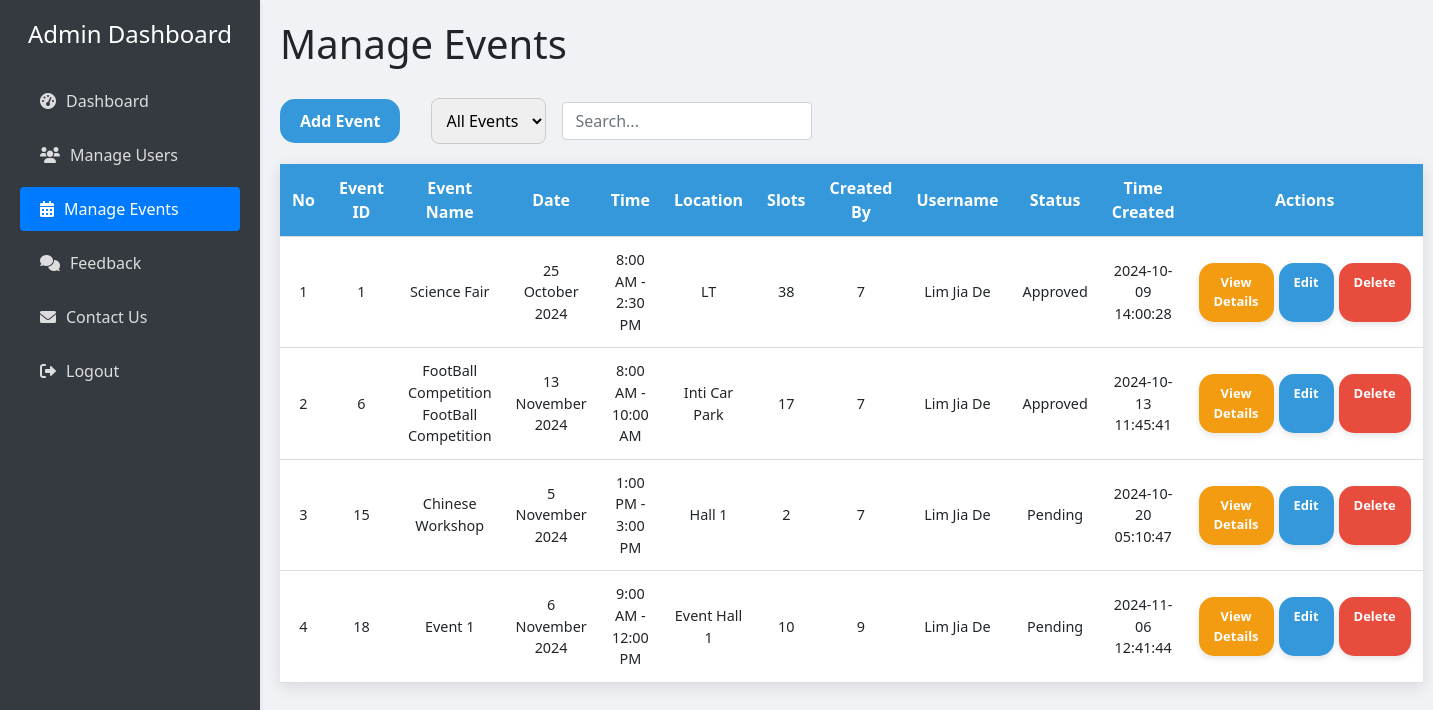
Before: /admin/admin_manage_event.php (signed in) with the older database file.
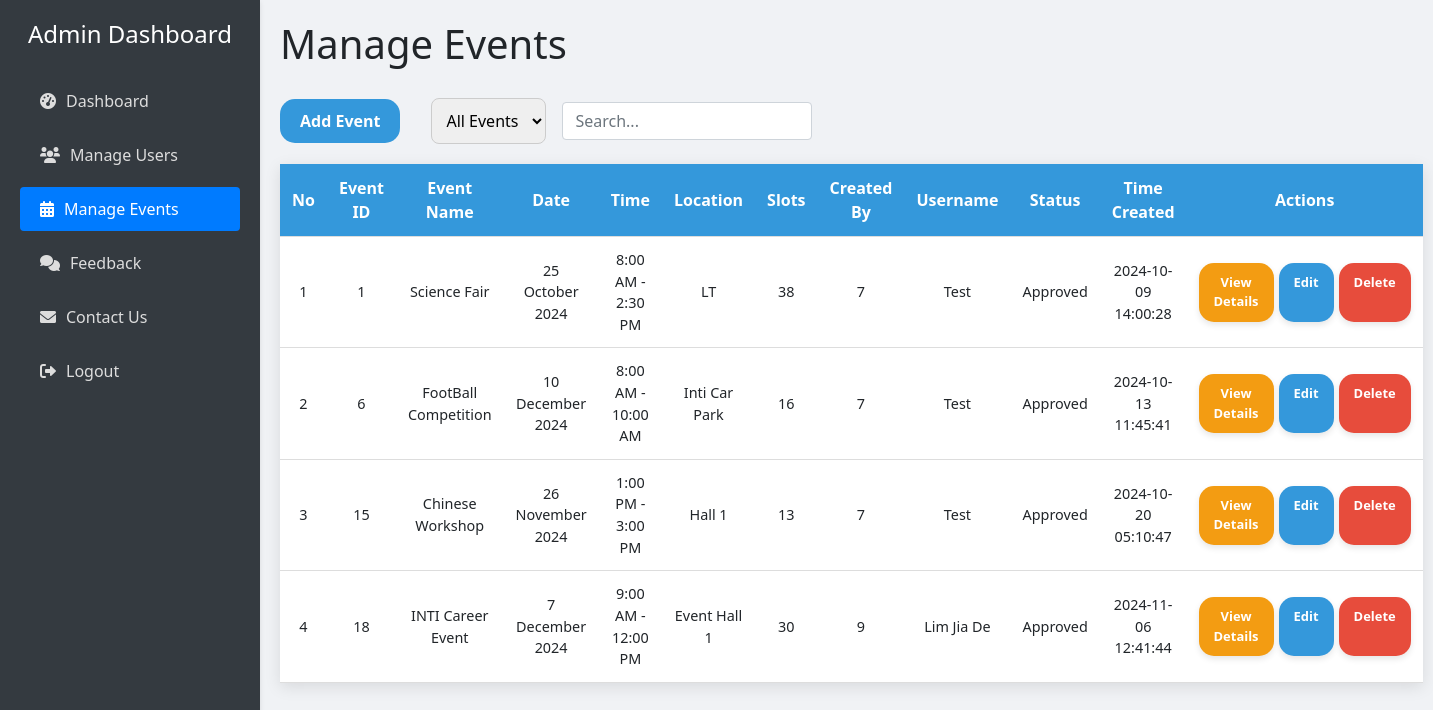
After: the same page with the newer database file.
### tables this page shows
CREATE TABLE `events` (
  `event_id` int(11) NOT NULL,
  `event_name` varchar(150) NOT NULL,
  `event_type` varchar(50) NOT NULL,
  `image` varchar(255) NOT NULL,
  `location` varchar(255) NOT NULL,
  `date` date NOT NULL,
  `start_time` time NOT NULL,
  `end_time` time NOT NULL,
  `description` text NOT NULL,
  `slots` int(11) NOT NULL,
  `created_by` int(11) NOT NULL,
  `status` varchar(20) NOT NULL,
  `time_created` timestamp NOT NULL DEFAULT current_timestamp()
);

CREATE TABLE `user` (
  `user_id` int(11) NOT NULL,
  `username` varchar(50) NOT NULL,
  `email` varchar(100) NOT NULL,
  `password` varchar(255) NOT NULL,
  `telno` varchar(15) NOT NULL,
  `role` varchar(20) NOT NULL,
  `time_created` timestamp NOT NULL DEFAULT current_timestamp()
);

### admin/admin_manage_event.php (the view, shortened to what this page needs)
<?php
include '../config.php';
$status_filter = isset($_GET['status']) ? $_GET['status'] : '';
if ($status_filter === 'Pending') {
    $event_query = "SELECT events.*, user.username FROM events
                    LEFT JOIN user ON events.created_by = user.user_id
                    WHERE events.status = 'Pending'";
} elseif ($status_filter === 'Approved') {
    $event_query = "SELECT events.*, user.username FROM events
                    LEFT JOIN user ON events.created_by = user.user_id
                    WHERE events.status = 'Approved'";
} else {
    $event_query = "SELECT events.*, user.username FROM events
                    LEFT JOIN user ON events.created_by = user.user_id";
}
$event_result = mysqli_query($conn, $event_query);
?>
<!DOCTYPE html>
<html lang="en">
<head>
    <link href="https://stackpath.bootstrapcdn.com/bootstrap/4.5.2/css/bootstrap.min.css" rel="stylesheet">
    <link rel="stylesheet" href="https://cdnjs.cloudflare.com/ajax/libs/font-awesome/6.0.0-beta3/css/all.min.css">
</head>
<body>
<?php include 'sidebar.php'; ?>
<div class="main-content">
    <h1>Manage Events</h1>
    <div class="d-flex align-items-center mb-3">
    <a href="add_event.php" class="add-event-button">Add Event</a>
        <select class="filter-select ml-3" id="statusFilter" onchange="filterEvents()">
            <option value="" <?php echo $status_filter === '' ? 'selected' : ''; ?>>All Events</option>
        </select>
        <input type="text" id="searchInput" class="form-control ml-3" placeholder="Search..." onkeyup="searchTable()" style="width: 250px;">
    </div>
    <table class="event-table">
        <thead>
            <tr>
                <th>No</th>
                <th>Event ID</th>
                <th>Event Name</th>
                <th>Date</th>
                <th>Time</th>
                <th>Location</th>
                <th>Slots</th>
                <th>Created By</th>
                <th>Username</th>
                <th>Status</th>
                <th>Time Created</th>
                <th>Actions</th>
            </tr>
        </thead>
        <tbody id="eventTableBody">
            <?php
            $no = 1;
            while($event = mysqli_fetch_assoc($event_result)): ?>
            <tr>
                <td><?php echo $no++; ?></td>
                <td><?php echo $event['event_id']; ?></td>
                <td><?php echo $event['event_name']; ?></td>
                <td><?php echo date("j F Y", strtotime($event['date'])); ?></td>
                <td><?php echo date("g:i A", strtotime($event['start_time'])); ?> - <?php echo date("g:i A", strtotime($event['end_time'])); ?></td>
                <td><?php echo $event['location']; ?></td>
                <td><?php echo $event['slots']; ?></td>
                <td><?php echo $event['created_by']; ?></td>
                <td><?php echo $event['username'] ? $event['username'] : '<span style="color: red;">Deleted User</span>';?></td>
                <td><?php echo $event['status']; ?></td>
                <td><?php echo $event['time_created']; ?></td>
                <td class="table-actions">
                    <div class="action-buttons">
                        <a href="view_event.php?id=<?php echo $event['event_id']; ?>" class="action-button view-button">View Details</a>
                        <a href="edit_event.php?id=<?php echo $event['event_id']; ?>" class="action-button">Edit</a>
                        <a href="delete_event.php?id=<?php echo $event['event_id']; ?>" class="action-button delete-button" onclick="return confirm('Are you sure you want to delete this event?')">Delete</a>
                    </div>
                </td>
            </tr>
            <?php endwhile; ?>
        </tbody>
    </table>
</div>
</body>
</html>

Changed rows visible on the page:
changed through a linked row, events "Science Fair": user.username "Lim Jia De" → "Test"
changed events "10:00 AM": event_name "FootBall Competition FootBall Competition" → "FootBall Competition"; date "13 November 2024" → "10 December 2024"; slots "17" → "16"; user.username "Lim Jia De" → "Test"
changed events "Chinese Workshop": date "5 November 2024" → "26 November 2024"; slots "2" → "13"; user.username "Lim Jia De" → "Test"; status "Pending" → "Approved"
changed events "9:00 AM": event_name "Event 1" → "INTI Career Event"; date "6 November 2024" → "7 December 2024"; slots "10" → "30"; status "Pending" → "Approved"
